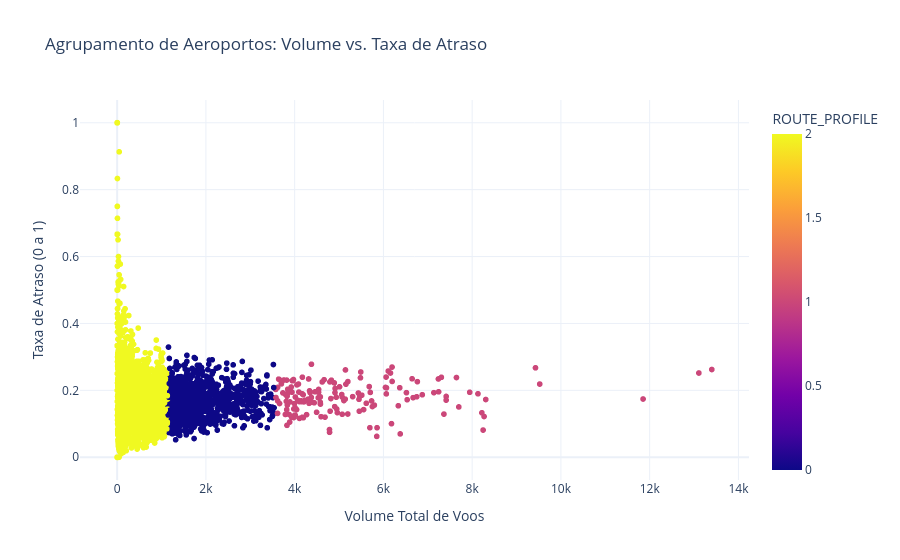

The notebook cell saved with this chart:
### Code cell
fig = px.scatter(
    df_route_profile, 
    x='FLIGHT_VOLUME', 
    y='DELAY_RATE',
    color='ROUTE_PROFILE',
    hover_name='ROUTE',
    title='Agrupamento de Aeroportos: Volume vs. Taxa de Atraso',
    labels={'FLIGHT_VOLUME': 'Volume Total de Voos', 'DELAY_RATE': 'Taxa de Atraso (0 a 1)'},
    template='plotly_white',
    color_discrete_sequence=px.colors.qualitative.Safe
)

fig.show()

### Figure 1 — Plotly figure (JSON) as saved in the notebook; plotly's stock layout.template omitted (floating-point values rounded to 4 significant figures; data arrays with more than 128 entries replaced by an {"elided": "..."} marker saying what was removed)
{"data": [{"hovertemplate": "<b>%{hovertext}</b><br><br>Volume Total de Voos=%{x}<br>Taxa de Atraso (0 a 1)=%{y}<br>ROUTE_PROFILE=%{marker.color}<extra></extra>", "hovertext": {"elided": "4602 str values"}, "legendgroup": "", "marker": {"color": {"elided": "4602 int values"}, "coloraxis": "coloraxis", "symbol": "circle"}, "mode": "markers", "name": "", "showlegend": false, "type": "scattergl", "x": {"elided": "4602 int values"}, "xaxis": "x", "y": {"elided": "4602 float values"}, "yaxis": "y"}], "layout": {"coloraxis": {"colorbar": {"title": {"text": "ROUTE_PROFILE"}}, "colorscale": [[0, "#0d0887"], [0.1111, "#46039f"], [0.2222, "#7201a8"], [0.3333, "#9c179e"], [0.4444, "#bd3786"], [0.5556, "#d8576b"], [0.6667, "#ed7953"], [0.7778, "#fb9f3a"], [0.8889, "#fdca26"], [1, "#f0f921"]]}, "legend": {"tracegroupgap": 0}, "title": {"text": "Agrupamento de Aeroportos: Volume vs. Taxa de Atraso"}, "xaxis": {"anchor": "y", "domain": [0, 1], "title": {"text": "Volume Total de Voos"}}, "yaxis": {"anchor": "x", "domain": [0, 1], "title": {"text": "Taxa de Atraso (0 a 1)"}}}}
